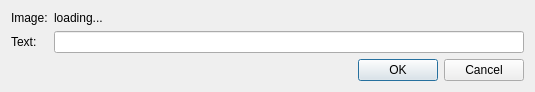
<?xml version="1.0" encoding="UTF-8"?>
<ui version="4.0">
 <class>CaptchaDialog</class>
 <widget class="QDialog" name="CaptchaDialog">
  <property name="geometry">
   <rect>
    <x>0</x>
    <y>0</y>
    <width>535</width>
    <height>87</height>
   </rect>
  </property>
  <property name="windowTitle">
   <string>CAPTCHA required</string>
  </property>
  <layout class="QFormLayout" name="formLayout">
   <item row="0" column="0">
    <widget class="QLabel" name="label_2">
     <property name="text">
      <string>Image:</string>
     </property>
    </widget>
   </item>
   <item row="0" column="1">
    <widget class="QLabel" name="ImageLabel_">
     <property name="text">
      <string>loading...</string>
     </property>
    </widget>
   </item>
   <item row="1" column="0">
    <widget class="QLabel" name="label_3">
     <property name="text">
      <string>Text:</string>
     </property>
    </widget>
   </item>
   <item row="1" column="1">
    <widget class="QLineEdit" name="Text_"/>
   </item>
   <item row="2" column="0" colspan="2">
    <widget class="QDialogButtonBox" name="buttonBox">
     <property name="orientation">
      <enum>Qt::Horizontal</enum>
     </property>
     <property name="standardButtons">
      <set>QDialogButtonBox::Cancel|QDialogButtonBox::Ok</set>
     </property>
    </widget>
   </item>
  </layout>
 </widget>
 <resources/>
 <connections>
  <connection>
   <sender>buttonBox</sender>
   <signal>accepted()</signal>
   <receiver>CaptchaDialog</receiver>
   <slot>accept()</slot>
   <hints>
    <hint type="sourcelabel">
     <x>248</x>
     <y>254</y>
    </hint>
    <hint type="destinationlabel">
     <x>157</x>
     <y>274</y>
    </hint>
   </hints>
  </connection>
  <connection>
   <sender>buttonBox</sender>
   <signal>rejected()</signal>
   <receiver>CaptchaDialog</receiver>
   <slot>reject()</slot>
   <hints>
    <hint type="sourcelabel">
     <x>316</x>
     <y>260</y>
    </hint>
    <hint type="destinationlabel">
     <x>286</x>
     <y>274</y>
    </hint>
   </hints>
  </connection>
 </connections>
</ui>
